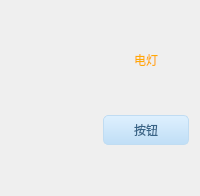
    <widget class="QFrame" name="frame1">
     <property name="styleSheet">
      <string notr="true">QFrame #frame1
{
background:transparent;border:1px solid white;
}</string>
     </property>
     <layout class="QGridLayout" name="gridLayout_17">
      <item row="4" column="1">
       <spacer name="verticalSpacer_7">
        <property name="orientation">
         <enum>Qt::Vertical</enum>
        </property>
        <property name="sizeHint" stdset="0">
         <size>
          <width>20</width>
          <height>40</height>
         </size>
        </property>
       </spacer>
      </item>
      <item row="1" column="1" alignment="Qt::AlignHCenter">
       <widget class="QLabel" name="label_36">
        <property name="styleSheet">
         <string notr="true">font: 12pt &quot;迷你简行楷碑&quot;;
color: rgb(255, 170, 0);</string>
        </property>
        <property name="text">
         <string>电灯</string>
        </property>
       </widget>
      </item>
      <item row="1" column="0" rowspan="3">
       <widget class="QLabel" name="light">
        <property name="minimumSize">
         <size>
          <width>80</width>
          <height>80</height>
         </size>
        </property>
        <property name="maximumSize">
         <size>
          <width>180</width>
          <height>200</height>
         </size>
        </property>
        <property name="text">
         <string/>
        </property>
        <property name="pixmap">
         <pixmap resource="../../../map.qrc">:/res/Baidu_JS/LOGO_BLACK/电灯.png</pixmap>
        </property>
        <property name="scaledContents">
         <bool>true</bool>
        </property>
       </widget>
      </item>
      <item row="3" column="1">
       <widget class="QPushButton" name="LigthSwitch">
        <property name="sizePolicy">
         <sizepolicy hsizetype="Preferred" vsizetype="Preferred">
          <horstretch>0</horstretch>
          <verstretch>0</verstretch>
         </sizepolicy>
        </property>
        <property name="minimumSize">
         <size>
          <width>50</width>
          <height>27</height>
         </size>
        </property>
        <property name="maximumSize">
         <size>
          <width>150</width>
          <height>90</height>
         </size>
        </property>
        <property name="styleSheet">
         <string notr="true">QPushButton,.QToolButton{
border-style:none;
border:1px solid #C0DCF2;
color:#386487;
padding:5px;
min-height:15px;
border-radius:5px;
background:qlineargradient(spread:pad,x1:0,y1:0,x2:0,y2:1,stop:0 #DEF0FE,stop:1 #C0DEF6);
font: 10pt &quot;迷你简小标宋&quot;;
}

QPushButton:hover,.QToolButton:hover{
background:qlineargradient(spread:pad,x1:0,y1:0,x2:0,y2:1,stop:0 #F2F9FF,stop:1 #DAEFFF);
}

QPushButton:pressed,.QToolButton:pressed{
background:qlineargradient(spread:pad,x1:0,y1:0,x2:0,y2:1,stop:0 #DEF0FE,stop:1 #C0DEF6);
}</string>
        </property>
        <property name="text">
         <string>按钮</string>
        </property>
       </widget>
      </item>
      <item row="2" column="1">
       <spacer name="verticalSpacer_8">
        <property name="orientation">
         <enum>Qt::Vertical</enum>
        </property>
        <property name="sizeHint" stdset="0">
         <size>
          <width>20</width>
          <height>40</height>
         </size>
        </property>
       </spacer>
      </item>
      <item row="0" column="1">
       <spacer name="verticalSpacer_9">
        <property name="orientation">
         <enum>Qt::Vertical</enum>
        </property>
        <property name="sizeHint" stdset="0">
         <size>
          <width>20</width>
          <height>40</height>
         </size>
        </property>
       </spacer>
      </item>
     </layout>
    </widget>
